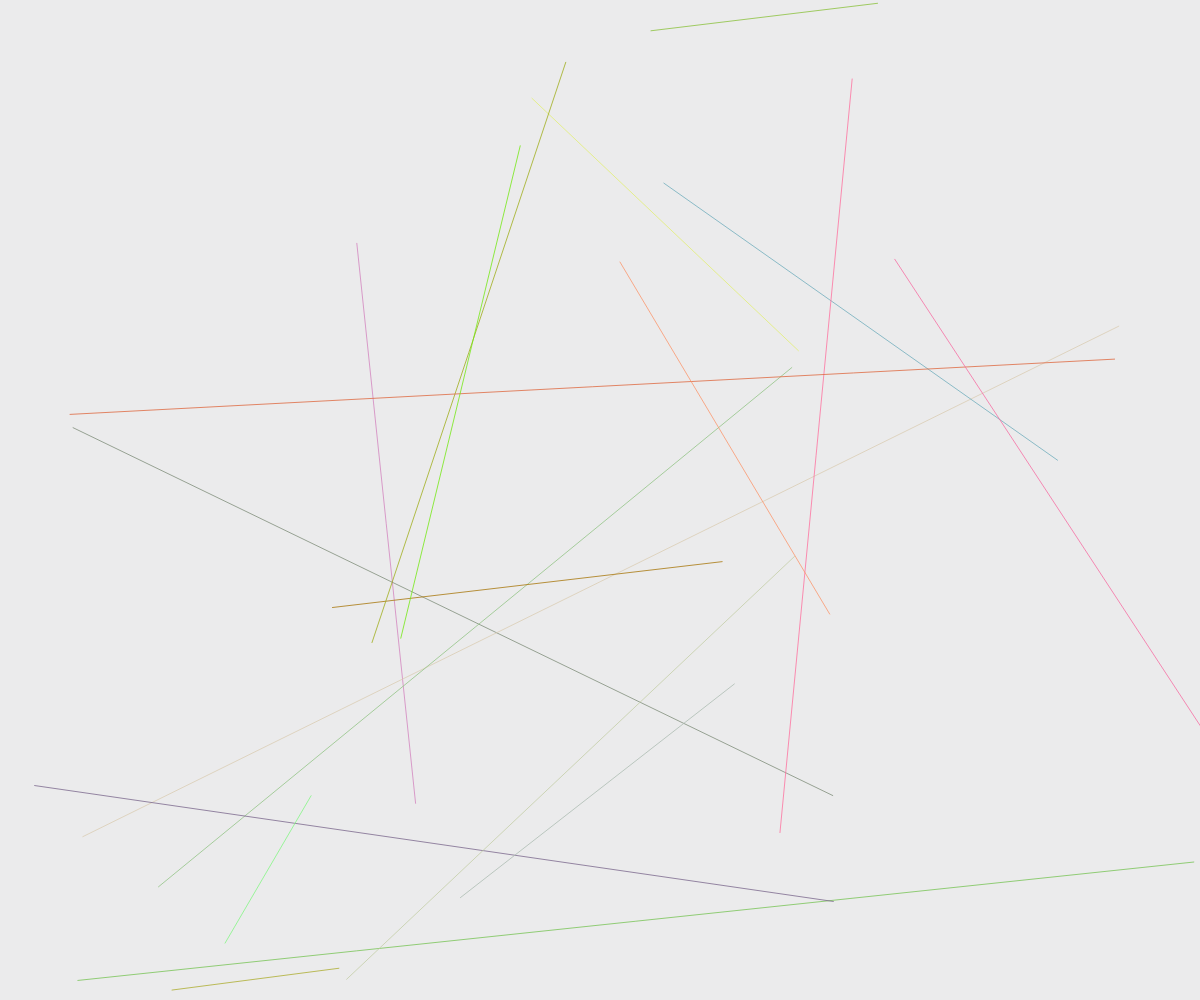
Frame 1 (no input)
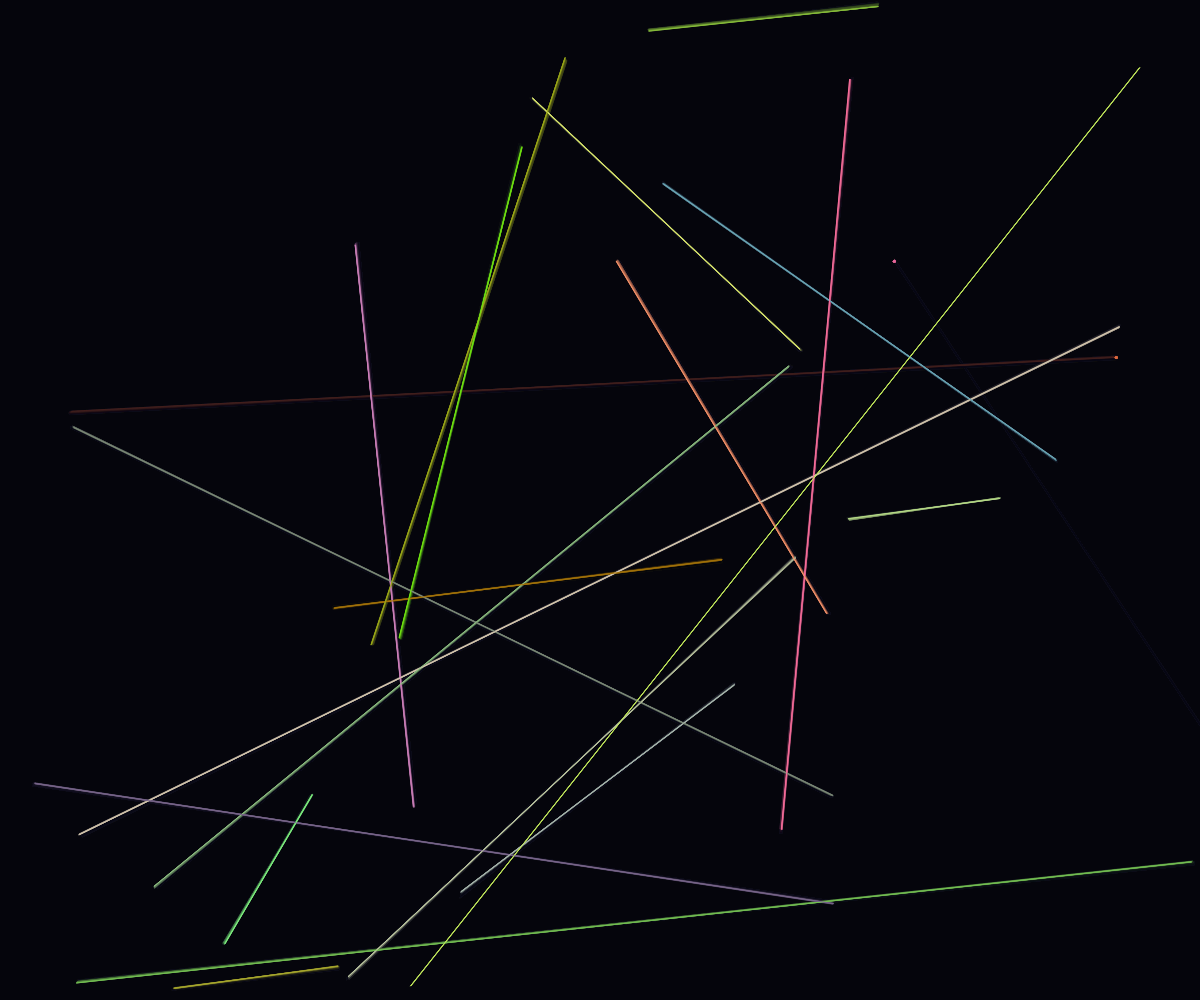
Frame 60 (no input)
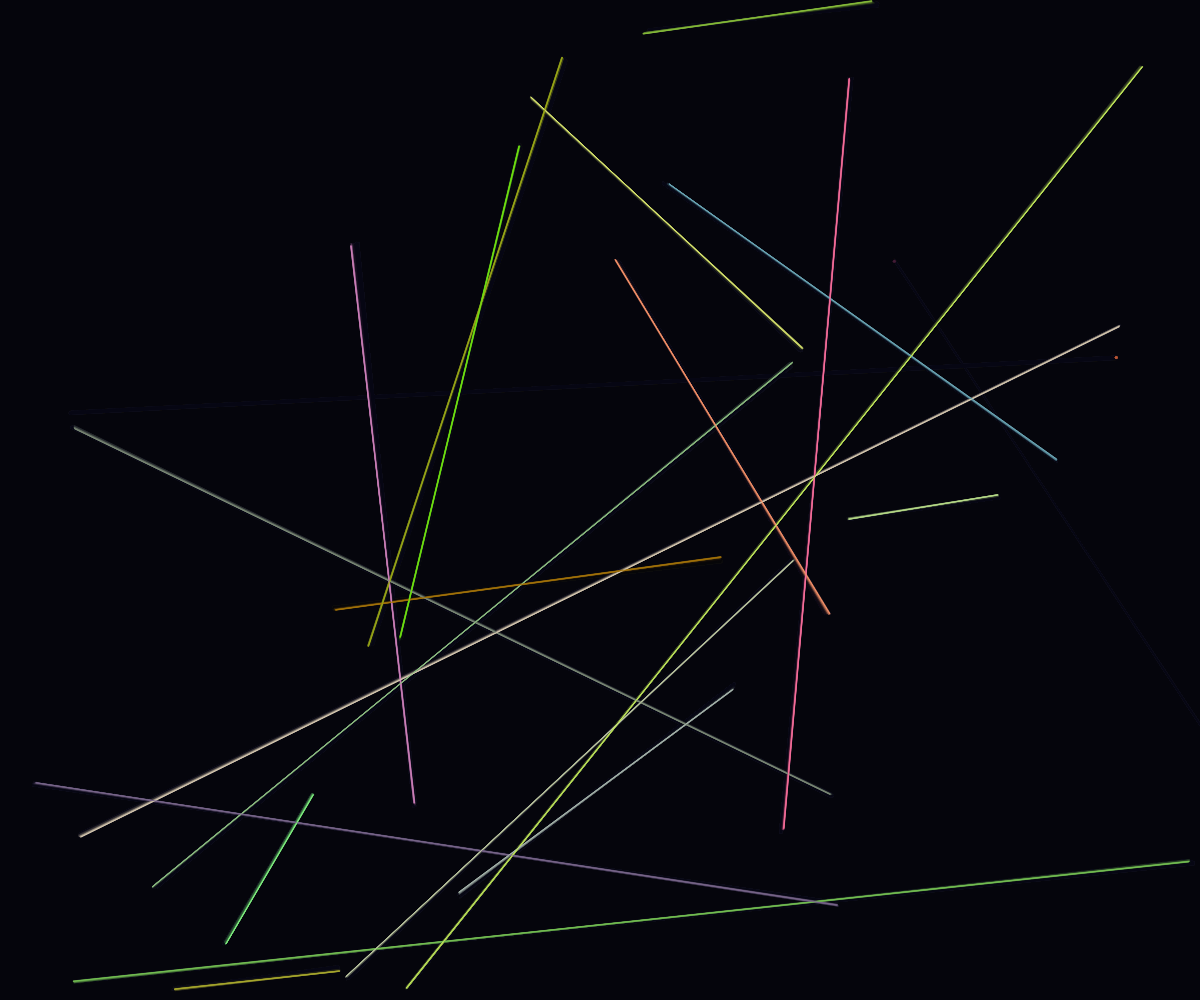
Frame 120 (the mouse pressed at the canvas centre since frame 60)

The p5.js sketch that drew these frames (run headless with seeded random() and noise() and a simulated clock; from frame 60 on, the mouse is pressed at the canvas centre):

// p5.js sketch
// ── sketch.js
let lines = [];
let residues = [];
let time = 0;

class Line {
  constructor() {
    this.points = [];
    this.color = color(random(100, 255), random(100, 255), random(255), 200);
    this.init();
  }

  init() {
    const start = createVector(random(width), random(height));
    const end = createVector(random(width), random(height));
    this.points = [start, end];
  }

  update() {
    // Slight movement to simulate flow
    for (let p of this.points) {
      p.x += random(-0.5, 0.5);
      p.y += random(-0.5, 0.5);
    }
  }

  draw() {
    stroke(this.color);
    strokeWeight(1);
    noFill();
    beginShape();
    for (let p of this.points) {
      vertex(p.x, p.y);
    }
    endShape();
  }

  break() {
    // Create a break point
    const idx = floor(random(1, this.points.length - 1));
    const pos = this.points[idx];
    residues.push({
      pos: pos.copy(),
      color: this.color,
      life: 1.0
    });
    // Remove the segment at that index
    this.points.splice(idx, 1);
  }
}

function setup() {
  createCanvas(windowWidth, windowHeight);
  colorMode(RGB);
  noFill();
  for (let i = 0; i < 20; i++) {
    lines.push(new Line());
  }
}

function draw() {
  background(10, 10, 20, 20);

  time += 0.01;
  
  // Update and draw all lines
  for (let line of lines) {
    line.update();
    line.draw();
  }

  // Occasionally break a line
  if (random() < 0.02) {
    const idx = floor(random(lines.length));
    lines[idx].break();
  }

  // Draw and update residues
  for (let i = residues.length - 1; i >= 0; i--) {
    let r = residues[i];
    stroke(red(r.color), green(r.color), blue(r.color), r.life * 255);
    strokeWeight(3);
    point(r.pos.x, r.pos.y);
    
    r.life -= 0.01;
    if (r.life <= 0) {
      residues.splice(i, 1);
    }
  }

  // Occasionally add new lines
  if (random() < 0.01 && lines.length < 30) {
    lines.push(new Line());
  }

  // Occasionally remove old lines
  if (lines.length > 25 && random() < 0.01) {
    lines.splice(0, 1);
  }
}

function windowResized() {
  resizeCanvas(windowWidth, windowHeight);
}
